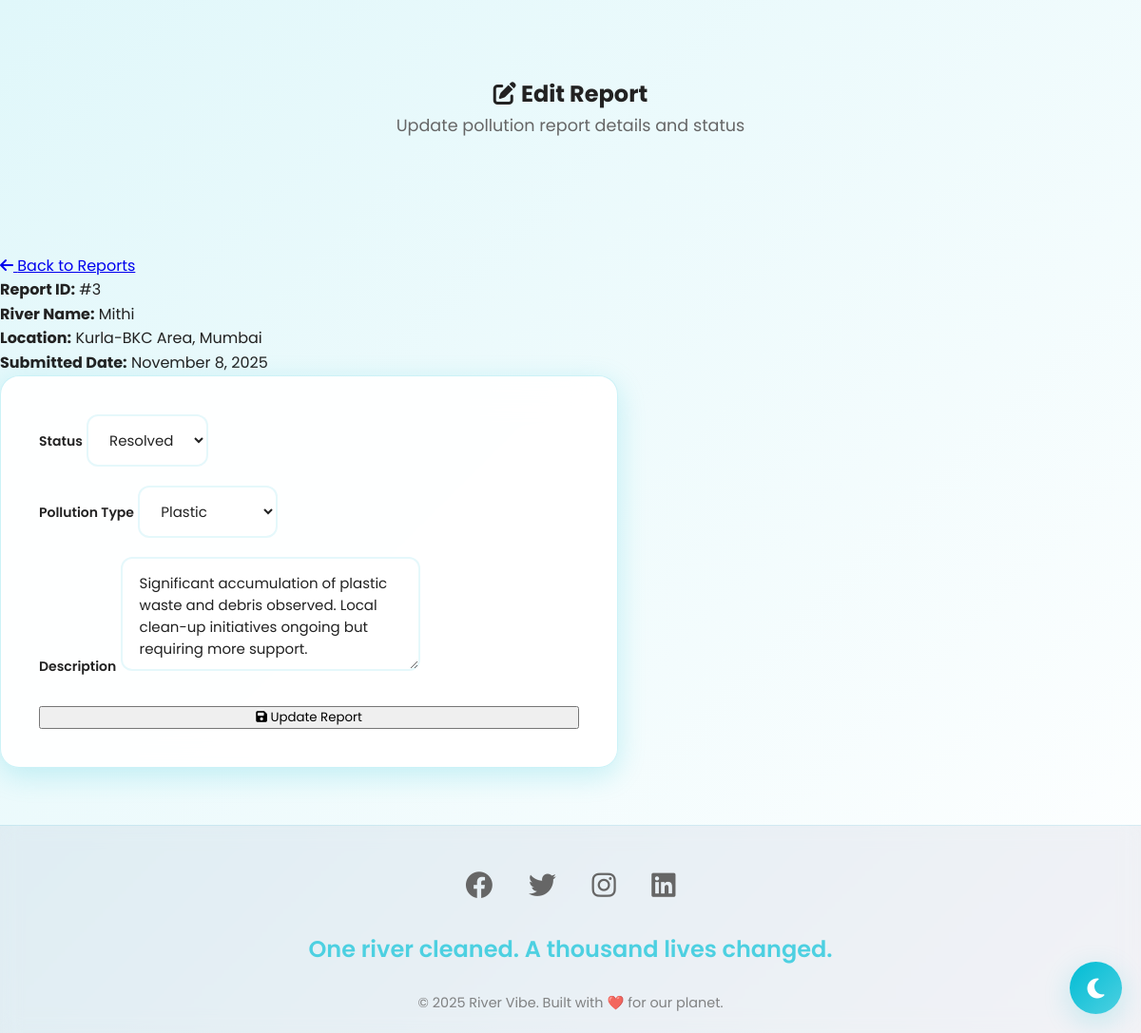
Screenshot of /admin/edit_report.php?id=3 (signed in) with the database file from the repository.
### tables this page shows
CREATE TABLE IF NOT EXISTS river_reports (
    id INT AUTO_INCREMENT PRIMARY KEY,
    river_name VARCHAR(150) NOT NULL,
    location VARCHAR(200),
    image VARCHAR(255),
    status ENUM('Pending', 'In Progress', 'Resolved') DEFAULT 'Pending',
    pollution_type VARCHAR(150),
    date_submitted DATE,
    reported_by VARCHAR(150),
    description TEXT,
    location_coordinates VARCHAR(200),
    authority_response TEXT,
    qr_code VARCHAR(255),
    user_id INT DEFAULT NULL,
    created_at TIMESTAMP DEFAULT CURRENT_TIMESTAMP,
    INDEX idx_status (status),
    INDEX idx_river_name (river_name),
    INDEX idx_user_id (user_id),
    FOREIGN KEY (user_id) REFERENCES users(id) ON DELETE SET NULL
);

### admin/edit_report.php (the view, shortened to what this page needs)
<?php
require_once __DIR__ . '/../components/db_connect.php';
$report_id = isset($_GET['id']) ? intval($_GET['id']) : 0;
$stmt = $conn->prepare("SELECT * FROM river_reports WHERE id = ?");
$stmt->bind_param("i", $report_id);
$stmt->execute();
$result = $stmt->get_result();
$report = $result->fetch_assoc();
include __DIR__ . '/../components/header.php';
?>
<section class="admin-header">
    <h1><i class="fas fa-edit"></i> Edit Report</h1>
    <p>Update pollution report details and status</p>
</section>
<div class="admin-container">
    <a href="/Webby/admin/view_reports.php" class="back-link">
        <i class="fas fa-arrow-left"></i> Back to Reports
    </a>
    <div class="info-box">
        <p><strong>Report ID:</strong> #<?php echo $report['id']; ?></p>
        <p><strong>River Name:</strong> <?php echo htmlspecialchars($report['river_name']); ?></p>
        <p><strong>Location:</strong> <?php echo htmlspecialchars($report['location']); ?></p>
        <p><strong>Submitted Date:</strong> <?php echo date('F j, Y', strtotime($report['date_submitted'])); ?></p>
    </div>
    <div class="edit-form">
        <form method="POST">
            <div class="form-group">
                <label for="status">Status</label>
                <select name="status" id="status" required>
                    <option value="Resolved" <?php echo $report['status'] === 'Resolved' ? 'selected' : ''; ?>>Resolved</option>
                </select>
            </div>
            <div class="form-group">
                <label for="pollution_type">Pollution Type</label>
                <select name="pollution_type" id="pollution_type" required>
                    <option value="Plastic" <?php echo $report['pollution_type'] === 'Plastic' ? 'selected' : ''; ?>>Plastic</option>
                </select>
            </div>
            <div class="form-group">
                <label for="description">Description</label>
                <textarea name="description" id="description" required><?php echo htmlspecialchars($report['description']); ?></textarea>
            </div>
            <button type="submit" class="submit-btn">
                <i class="fas fa-save"></i> Update Report
            </button>
        </form>
    </div>
</div>
<?php include __DIR__ . '/../components/footer.php'; ?>

### css/style.css (style rules this page uses)
* { margin: 0; padding: 0; box-sizing: border-box; font-family: 'Poppins', sans-serif; }
:root { --ocean-teal: #00bcd4; --ocean-aqua: #4dd0e1; --ocean-deep: #0096c7; --ocean-light: #e0f7fa; --ocean-white: #ffffff; --ocean-gray: #f5f5f5; --bg-primary: #ffffff; --bg-secondary: #f9f9f9; --bg-gradient: linear-gradient(135deg, #e0f7fa 0%, #ffffff 100%); --text-primary: #222222; --text-secondary: #666666; --nav-bg: rgba(255, 255, 255, 0.85); --nav-scrolled-bg: rgba(255, 255, 255, 0.95); --card-bg: rgba(255, 255, 255, 0.9); --footer-bg: rgba(0, 8, 81, 0.05); --border-color: rgba(0, 188, 212, 0.1); --input-bg: rgba(255, 255, 255, 0.8); --shadow-sm: 0 2px 10px rgba(0, 188, 212, 0.1); --shadow-md: 0 4px 20px rgba(0, 188, 212, 0.15); --shadow-lg: 0 8px 30px rgba(0, 188, 212, 0.2); --shadow-glow: 0 0 20px rgba(77, 208, 225, 0.3); --transition-fast: all 0.3s cubic-bezier(0.4, 0, 0.2, 1); --transition-smooth: all 0.4s ease; --transition-theme: background-color 0.4s ease, color 0.4s ease, border-color 0.4s ease; }
html { scroll-behavior: smooth; }
body { background: var(--bg-gradient); color: var(--text-primary); line-height: 1.6; overflow-x: hidden; transition: var(--transition-theme); }
section { padding: 80px 20px; text-align: center; position: relative; }
section p { max-width: 700px; margin: 0 auto 40px; color: var(--text-secondary); font-size: 1.1rem; transition: var(--transition-theme); }
form { max-width: 650px; width: 100%; background: rgba(255, 255, 255, 0.95); backdrop-filter: blur(20px); -webkit-backdrop-filter: blur(20px); padding: 40px; border-radius: 20px; box-shadow: var(--shadow-lg); display: flex; flex-direction: column; gap: 20px; position: relative; z-index: 1; border: 1px solid rgba(0, 188, 212, 0.2); }
form label { font-weight: 600; color: var(--text-primary); font-size: 14px; margin-bottom: -10px; transition: var(--transition-theme); }
form input, form select, form textarea { padding: 14px 18px; border: 2px solid var(--border-color); border-radius: 12px; transition: var(--transition-theme); font-size: 15px; background: var(--input-bg); color: var(--text-primary); font-family: 'Poppins', sans-serif; }
form input::placeholder, form textarea::placeholder { color: var(--text-secondary); opacity: 0.7; }
form textarea { resize: vertical; min-height: 120px; }
form button[type="submit"] { margin-top: 10px; }

### rows the page displays
river_reports: id "3", river_name "Mithi", location "Kurla-BKC Area, Mumbai", date_submitted "November 8, 2025", status "Resolved", pollution_type "Plastic", description "Significant accumulation of plastic waste and debris observed. Local clean-up initiatives ongoing but requiring more support."
